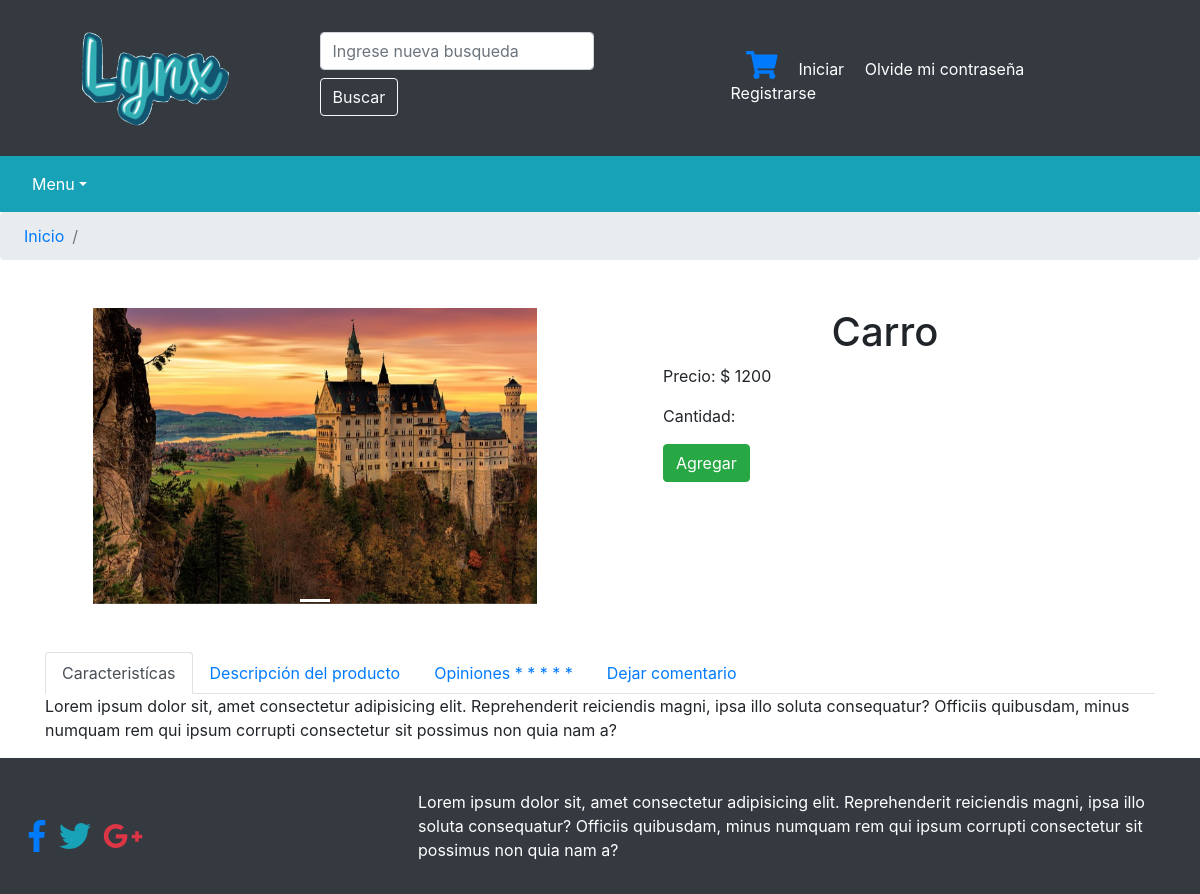
The app's page /producto.php?id=15 with its own data.
### tables this page shows
CREATE TABLE `articulo` (
  `id_articulo` int(11) NOT NULL,
  `nombre` varchar(60) NOT NULL,
  `precio` double NOT NULL,
  `calificacion` double NOT NULL,
  `dir_imagen` varchar(60) NOT NULL,
  `caracteristicas` varchar(250) NOT NULL,
  `descripcion` varchar(250) NOT NULL
);

### producto.php (the view, shortened to what this page needs)
<?php
include 'conexion.php';
$id=filter_input(INPUT_GET,'id',FILTER_SANITIZE_STRING);
$sql ="SELECT * FROM articulo where id_articulo=:id";
$sentencia=$conexion->prepare($sql);
$sentencia->bindValue(':id',$id);
$sentencia->execute();
if($sentencia!=false)
{
    $calificaciones = $sentencia->fetch(PDO::FETCH_OBJ);
}else
{
    die('Error en la consulta');
}
?>
<!doctype html>
<html lang="en">
<head>
<?php include 'encabezado.php';?>
    <nav class="breadcrumb px-4 mb-0">
        <a class="breadcrumb-item" href="index.php">Inicio</a>
        <span class="breadcrumb-item active"></span>
    </nav>
    <div class="container">
        <div class="row">
            <div class="col-md-6">
                <div id="carouselId" class="carousel slide m-4 p-4" data-ride="carousel">
                    <ol class="carousel-indicators">
                        <li data-target="#carouselId" data-slide-to="0" class="active"></li>
                    </ol>
                    <div class="carousel-inner " role="listbox">
                        <div class="carousel-item active">
                            <img class="img-fluid" src="<?=$calificaciones->dir_imagen?>" alt="First slide">
                        </div>
                    </div>
                </div>
            </div>
            <div class="col-md-6">
                <div class="m-4 p-4">
                    <h1 class="text-center"><?=$calificaciones->nombre?></h1>
                    <p>Precio: $ <?=$calificaciones->precio?></p>
                    <p>Cantidad:</p>
                    <a href="agregar_carrito.php?id=<?=$calificaciones->id_articulo?>" class="btn btn-success">Agregar</a>
                </div>
            </div>
        </div>
        <ul class="nav nav-tabs" id="myTab" role="tablist">
            <li class="nav-item">
                <a class="nav-link active" id="home-tab" data-toggle="tab" href="#caracteristicas" role="tab" aria-controls="home" aria-selected="true">Caracteristícas</a>
            </li>
            <li class="nav-item">
                <a class="nav-link" id="profile-tab" data-toggle="tab" href="#descripcion" role="tab" aria-controls="profile" aria-selected="false">Descripción del producto</a>
            </li>
            <li class="nav-item">
                <a class="nav-link" id="contact-tab" data-toggle="tab" href="#comentarios" role="tab" aria-controls="contact" aria-selected="false">Opiniones * * * * *</a>
            </li>
            <li class="nav-item">
                <a class="nav-link" id="contact-tab" data-toggle="tab" href="#dcomentario" role="tab" aria-controls="contact" aria-selected="false">Dejar comentario</a>
            </li>
        </ul>
        <div class="tab-content" id="myTabContent">
            <div class="tab-pane fade show active" id="caracteristicas" role="tabpanel" aria-labelledby="home-tab">
                <div>
                <p><?=$calificaciones->caracteristicas?></p>
                </div>
            </div>
        </div>
    </div>
    <?php include 'pie.php';?>

### records on screen
articulo: dir_imagen (picture), nombre "Carro", precio "1200", caracteristicas "Lorem ipsum dolor sit, amet consectetur adipisicing elit. Reprehenderit reiciendis magni, ipsa illo soluta consequatur? Officiis quibusdam, minus numquam rem qui ipsum corrupti consectetur sit possimus non quia nam a?"
